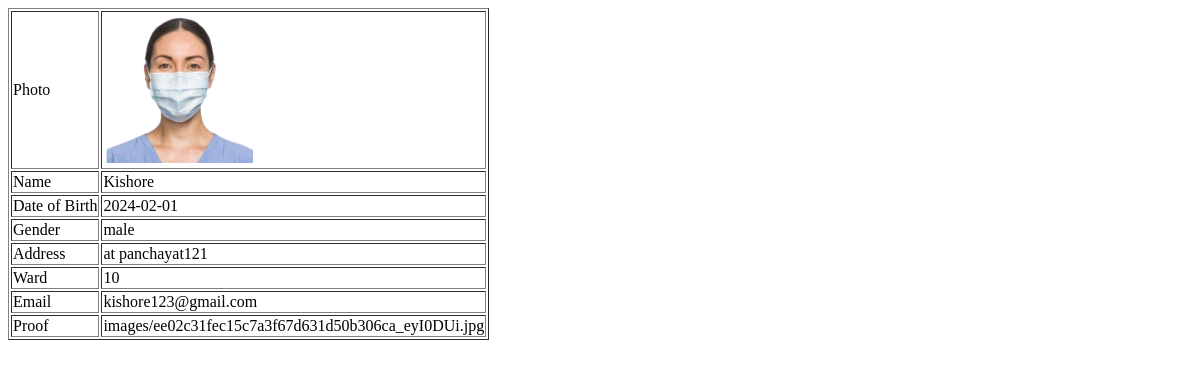
Before: /User/userprofile/ (signed in) with the older database file.
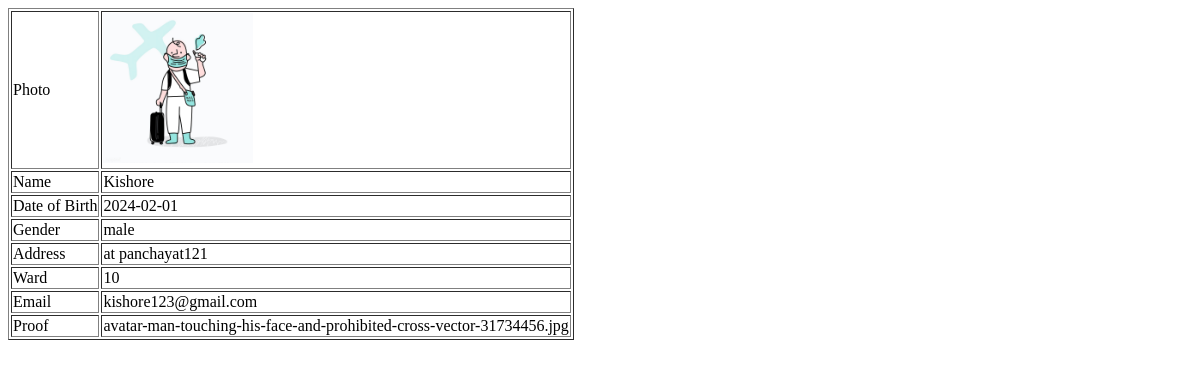
After: the same page with the newer database file.
### Guest/models.py (models this page shows)
class tbl_user(models.Model):
    user_name = models.CharField(max_length=30)
    user_photo=models.FileField(upload_to='images/')
    user_dob = models.CharField(max_length=30)
    user_gender = models.CharField(max_length=30)
    user_ward=models.ForeignKey(tbl_ward,on_delete=models.CASCADE,null=True)
    user_address = models.CharField(max_length=30)
    user_proof = models.FileField(upload_to='images/')
    user_email = models.CharField(max_length=30)
    user_password = models.CharField(max_length=30)

### Admin/models.py (models this page shows)
class tbl_ward(models.Model):
    panchayat=models.ForeignKey(tbl_panchayat,on_delete=models.CASCADE,null=True)
    ward_name=models.CharField(max_length=30)

### User/views.py (the view)
# urls.py: path('userprofile/',views.userprofile,name='userprofile'),
def userprofile(request):
        user = tbl_user.objects.get(id=request.session['uid'])
        return render(request,'User/UserProfile.html',{'user':user})

### User/Templates/User/UserProfile.html (shortened to what this page needs)
<!DOCTYPE html>
<html lang="en">
<head>
</head>
<body>
    <form action="" method="post">
    <table border=1>
        <tr>
            <td>Photo</td>
            <td><img src="{{ user.user_photo.url }}" width='150' height='150' alt=""></td>
        </tr>
        <tr>
            <td>Name</td>
            <td>{{user.user_name}}</td>
        </tr>
        <tr>
            <td>Date of Birth</td>
            <td>{{user.user_dob}}</td>
        </tr>
        <tr>
            <td>Gender</td>
            <td>{{user.user_gender}}</td>
        </tr>
        <tr>
            <td>Address</td>
            <td>{{user.user_address}}</td>
        </tr>
        <tr>
            <td>Ward</td>
            <td>{{user.user_ward.ward_name}}</td>
        </tr>
        <tr>
            <td>Email</td>
            <td>{{user.user_email}}</td>
        </tr>
        <tr>
            <td>Proof</td>
            <td>{{user.user_proof}}</td>
        </tr>
    </table>
</form>
</body>
</html>

Changed rows visible on the page:
changed tbl_user "Kishore": user_photo: a different picture; user_proof "images/ee02c31fec15c7a3f67d631d50b306ca_eyI0DUi.jpg" → "avatar-man-touching-his-face-and-prohibited-cross-vector-31734456.jpg"
